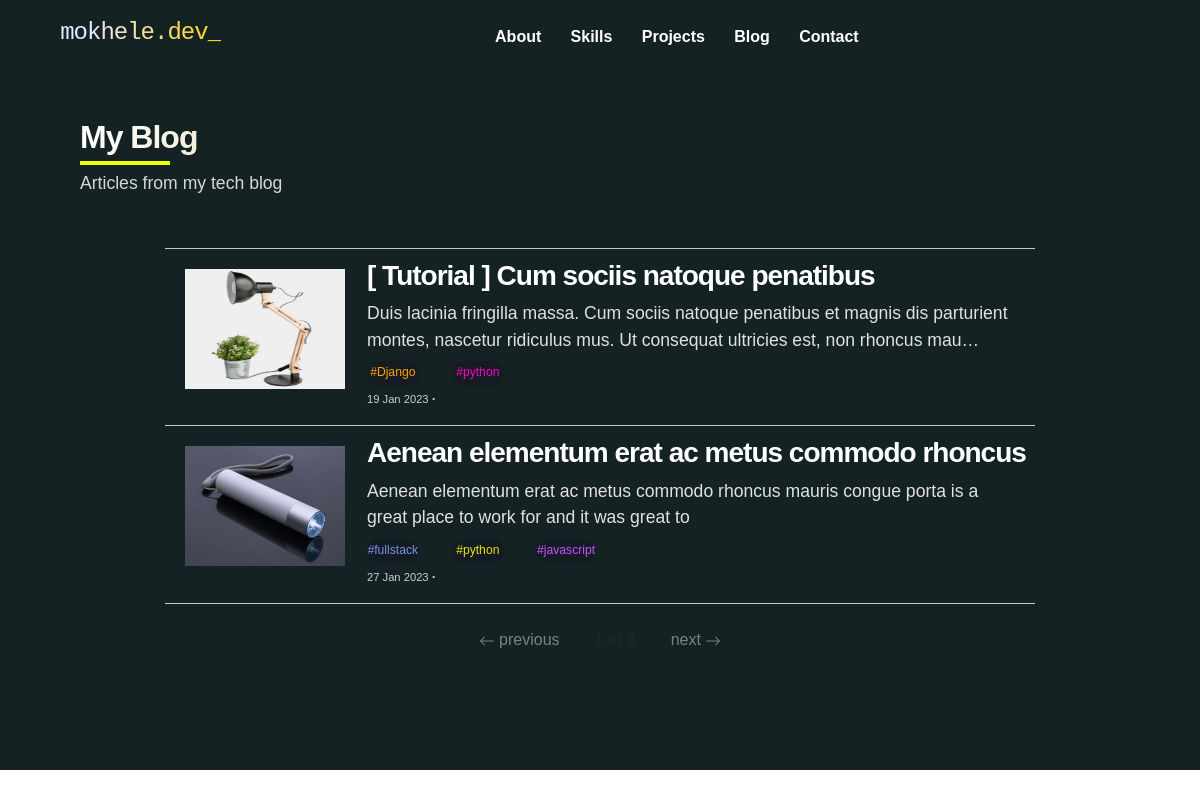
Screenshot of /blog/ with the database file from the repository.
### blog_app/models.py (models this page shows, shortened)
class Article(models.Model):
    title = models.CharField(max_length=80)
    subtitle = models.CharField(max_length=500)
    thumbnail = models.ImageField(upload_to="blog")
    body = QuillField()
    date_posted = models.DateTimeField(auto_now_add=True)
    featured_article = models.BooleanField(default=False)
    tags = models.ManyToManyField(Tag, null=True, blank=True)
    slug = models.SlugField(null=True)
    ordering = models.IntegerField( unique = True , null= True , blank = True   )
    date_added = models.DateTimeField(auto_now_add=True, blank=True,null=True)

class Tag(models.Model):
	name = models.CharField(max_length=100)

### blog_app/views.py (the view)
# urls.py: path('',views.all_articles,name="all_articles"),  # display all projects
def all_articles(request):
    articles = Article.objects.all()
    paginator = Paginator(articles, 10)
    page_number = request.GET.get('page')
    page_obj = paginator.get_page(page_number)
    context = {"articles": page_obj}
    return render(request , 'blog_app/article_list.html', context)

### main_app/templatetags/read-time.py (called while the page is built)
def read(html):
    return readtime.of_html(html)

### blog_app/templates/blog_app/article_list.html (shortened to what this page needs)
{% extends 'main_app/base.html'  %}
{% load static %}
{% load read-time %}
{% block content %}
<section class="py-5" id="blog" style="background-color: #12121a;min-height: 700px;">
  <div class="container-fluid blog-container"  >
    <h2 id="sections" style="margin-left: 5px;color: white;margin-top: 0cm;margin-bottom: 0cm;">My Blog </h2>
    <div style="width:100px;overflow:hidden">
      <hr style="color: rgb(235, 255, 13 ) ;border: 2px rgb(235, 255, 13 ) solid ; opacity: 1;margin:5px ">
    </div>
      <p style="margin-left: 5px;color:rgb(215, 215, 215);margin-top: 0cm;margin-bottom: 3px;font-size:1.1rem;">Articles from my tech blog </p>
<br><br>
    <div class="row d-flex justify-content-center">
      {% for article in articles %}
      <div class=" col-12 col-lg-10">
       {% if forloop.counter == 1 %}
       <div class="d-flex" style="border-top:1px  solid rgb(200, 200, 200);border-bottom:1px  solid rgb(200, 200, 200);">
        {% else %}
        <div class="d-flex" style="border-bottom:1px  solid rgb(200, 200, 200);">
        {% endif %}
          <div class="blog-img" style="margin: 20px;">
            <img height="150" src="{{article.thumbnail.url}}" alt="">
          </div>
          <div class="">
           <a href="{% url 'blog_app:article' article.slug %}" class="article-link">  <h3 class="blog-title" style="margin-left: 2px;margin-top:10px;color:white">{{article.title}}</h3> </a>
            <p style="margin-left: 2px;margin-right: 20px;margin-bottom: 8px;color:rgb(225, 225, 225); font-size: 1.1rem;" class="blog-subtitle">
              {{article.subtitle|truncatechars:160}}
            </p>
            <div class="row ">
              {% for tag in article.tags.all %}
                <div class="d-flex" style="width: 85px;height: 25px;">
                  <div class="rounded-pill" style="margin-left: 5px;background-color: #17172284;width:100%; ">
                    <p class="d-flex justify-content-center tag-name" style="padding:2px 0px 2px 0px;font-size: 0.85rem;color: {% cycle 'orange' '#FB04C9' '#7C8EE8' '#E6E116' '#C653FF'  '#00D43F' '#009FB8' '#E6E116' %};">{{tag.name}}</p>
                  </div> &nbsp;
              </div>
             {% endfor %}
            </div>
            <div class="row">
              <div class="col">
                <p style="font-size: 0.7rem;color:rgb(206, 206, 206);margin-left: 2px;margin-top: 3px;"> {{article.date_posted|date:" d M Y"}} <span style="font-weight:700;font-size:larger">  &centerdot; </span> {{article.body.html|readtime}}</p>
              </div>
            </div>
          </div>
        </div>
      </div>
      {% endfor %}
  </div>
</div>
    <div class="container col-12">
        <br>
        <div class="pagination d-flex justify-content-center">
            <span class="step-links">
                {% if articles.has_previous %}
                    <a style="text-decoration: none;" class="position-relative " href="?page={{ articles.previous_page_number }}">
                        <svg xmlns="http://www.w3.org/2000/svg" width="16" height="16" fill="currentColor" class="bi bi-arrow-left" viewBox="0 0 16 16">
                            <path fill-rule="evenodd" d="M15 8a.5.5 0 0 0-.5-.5H2.707l3.147-3.146a.5.5 0 1 0-.708-.708l-4 4a.5.5 0 0 0 0 .708l4 4a.5.5 0 0 0 .708-.708L2.707 8.5H14.5A.5.5 0 0 0 15 8z"/>
                          </svg> previous
                        </a>
                {% else %}
                    <a href="#" class="position-relative " style="color: gray;text-decoration: none;">
                        <svg xmlns="http://www.w3.org/2000/svg" width="16" height="16" fill="currentColor" class="bi bi-arrow-left" viewBox="0 0 16 16">
                            <path fill-rule="evenodd" d="M15 8a.5.5 0 0 0-.5-.5H2.707l3.147-3.146a.5.5 0 1 0-.708-.708l-4 4a.5.5 0 0 0 0 .708l4 4a.5.5 0 0 0 .708-.708L2.707 8.5H14.5A.5.5 0 0 0 15 8z"/>
                          </svg> previous</a>
                {% endif %}
                <span class="position-relative " style="font-weight: 600; margin-left: 0.8cm; margin-right: 0.8cm;">
                </span>
                {% if articles.has_next %}
                    <a style="text-decoration: none;"class="position-relative " href="?page={{ articles.next_page_number }}">
                        next <svg xmlns="http://www.w3.org/2000/svg" width="16" height="16" fill="currentColor" class="bi bi-arrow-right" viewBox="0 0 16 16">
                            <path fill-rule="evenodd" d="M1 8a.5.5 0 0 1 .5-.5h11.793l-3.147-3.146a.5.5 0 0 1 .708-.708l4 4a.5.5 0 0 1 0 .708l-4 4a.5.5 0 0 1-.708-.708L13.293 8.5H1.5A.5.5 0 0 1 1 8z"/>
                          </svg></a>
                {% else %}
                <a style="color: gray;text-decoration: none;" class="position-relative " href="#">
                    next <svg xmlns="http://www.w3.org/2000/svg" width="16" height="16" fill="currentColor" class="bi bi-arrow-right" viewBox="0 0 16 16">
                    <path fill-rule="evenodd" d="M1 8a.5.5 0 0 1 .5-.5h11.793l-3.147-3.146a.5.5 0 0 1 .708-.708l4 4a.5.5 0 0 1 0 .708l-4 4a.5.5 0 0 1-.708-.708L13.293 8.5H1.5A.5.5 0 0 1 1 8z"/>
                  </svg></a>
                {% endif %}
            </span>
        </div>
    </div>
  </section>
{% endblock content %}

### static/css/tooplate-style.css (style rules this page uses)
#sections { background: linear-gradient(to left, rgba(255, 234, 0, 0.641) 25%, white 100%) !important; -webkit-background-clip: text !important; -webkit-text-fill-color: transparent !important; }
a { font-weight: normal; text-decoration: none !important; transition: all 0.4s ease; }
h1, h2, h3, h4, h5, h6 { font-weight: bold; letter-spacing: -1px; }
h2 { color: #ffffff; font-size: 2.4em; font-weight: bold; }
h3 { color: #ffffff; }
h3, b, strong { font-weight: bold; }
@media (min-width: 767px) { h2 { font-size: 2em; } }
@media (min-width: 601px) { .blog-img img { width: 160px !important; height: 120px !important; top:50; bottom:50; } }
@media (min-width: 601px) { .blog-subtitle { display: block; } }
@media (min-width: 601px) { .tag-name { font-size: 0.76rem !important; } }
@media (min-width: 900px) { .blog-container { width:90% } }
section { background-color: #142224 !important; }

### rows the page displays
Article: thumbnail (picture), title "[ Tutorial ] Cum sociis natoque penatibus", subtitle "Duis lacinia fringilla massa. Cum sociis natoque penatibus et magnis dis parturient montes, nascetur ridiculus mus. Ut consequat ultricies est, non rhoncus mau…", date_posted "19 Jan 2023"
Tag: name "#Django"
Tag: name "#python"
Article: thumbnail (picture), title "Aenean elementum erat ac metus commodo rhoncus", subtitle "Aenean elementum erat ac metus commodo rhoncus mauris congue porta is a great place to work for and it was great to", date_posted "27 Jan 2023"
Tag: name "#fullstack"
Tag: name "#javascript"
